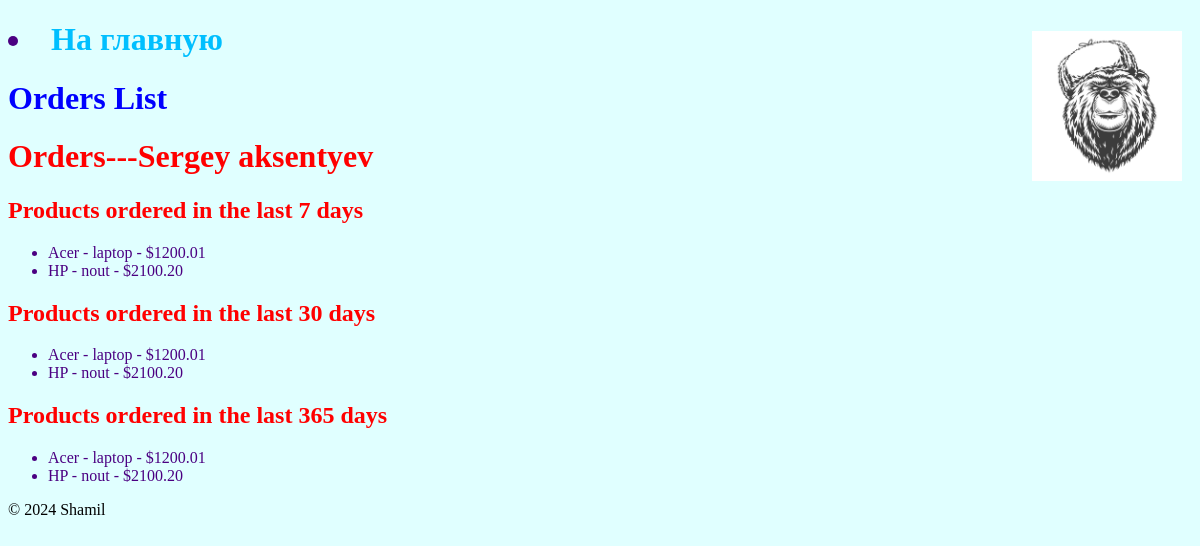
/client/1/orders/, run on the app's committed database.
### webapp/models.py (models this page shows, shortened)
class Client(models.Model):
    name = models.CharField(max_length=100)  # Имя клиента
    email = models.EmailField(unique=True)  # Электронная почта клиента
    phone_number = models.CharField(max_length=15)  # Номер телефона клиента
    address = models.TextField()  # Адрес клиента
    registration_date = models.DateTimeField(auto_now_add=True)  # Дата регистрации клиента

class Product(models.Model):
    name = models.CharField(max_length=100)  # Название товара
    description = models.TextField()  # Описание товара
    price = models.DecimalField(max_digits=10, decimal_places=2)  # Цена товара
    quantity = models.PositiveIntegerField()  # Количество товара
    added_date = models.DateTimeField(auto_now_add=True)  # Дата добавления товара
    photo = models.ImageField(upload_to='product_photos/', blank=True, null=True)

### webapp/views.py (the view)
# urls.py: path('client/<int:client_id>/orders/', views.client_orders, name='client_orders'),
def client_orders(request, client_id):
    client = Client.objects.get(pk=client_id)
    now = timezone.now()
    week_ago = now - timedelta(days=7)
    month_ago = now - timedelta(days=30)
    year_ago = now - timedelta(days=365)
    orders_week = Order.objects.filter(client=client, order_date__gte=week_ago)
    orders_month = Order.objects.filter(client=client, order_date__gte=month_ago)
    orders_year = Order.objects.filter(client=client, order_date__gte=year_ago)
    products_week = {product for order in orders_week for product in order.products.all()}
    products_month = {product for order in orders_month for product in order.products.all()}
    products_year = {product for order in orders_year for product in order.products.all()}
    context = {
        'client': client,  # Клиент
        'products_week': products_week,  # Продукты за неделю
        'products_month': products_month,  # Продукты за месяц
        'products_year': products_year,  # Продукты за год
    }
    return render(request, 'webapp/client_orders.html', context)

### webapp/templates/webapp/client_orders.html (shortened to what this page needs)
{% extends 'webapp/base.html' %}
{% load static %}
{% block header %}
<li> <a href="{% url 'client_list' %}" class="btn btn-primary">На главную </a></li>
<h1 class="custom-header">Orders List</h1>
{% endblock %}
{% block content %}
<div class="cl-info">
    <h1>Orders---{{ client.name }}</h1>
    <h2>Products ordered in the last 7 days</h2>
    <ul>
        {% for product in products_week %}
        <li>{{ product.name }} - {{ product.description }} - ${{ product.price }}</li>
        {% empty %}
        <li>No products ordered in the last 7 days.</li>
        {% endfor %}
    </ul>
    <h2>Products ordered in the last 30 days</h2>
    <ul>
        {% for product in products_month %}
        <li>{{ product.name }} - {{ product.description }} - ${{ product.price }}</li>
        {% empty %}
        <li>No products ordered in the last 30 days.</li>
        {% endfor %}
    </ul>
    <h2>Products ordered in the last 365 days</h2>
    <ul>
        {% for product in products_year %}
        <li>{{ product.name }} - {{ product.description }} - ${{ product.price }}</li>
        {% empty %}
        <li>No products ordered in the last 365 days.</li>
        {% endfor %}
    </ul>
</div>
{% endblock %}

### webapp/static/webapp/css/style.css (style rules this page uses)
a { color: #00BFFF; text-decoration: none; }
body { background-color: #E0FFFF; }
.custom-header { color: blue; }
.client-info p,li { color: #4B0082; }
.cl-info h2,h1 { color: red }

### data on the page
Client: name "Sergey aksentyev"
Product: name "Acer", description "laptop", price "1200.01"
Product: name "HP", description "nout", price "2100.20"
